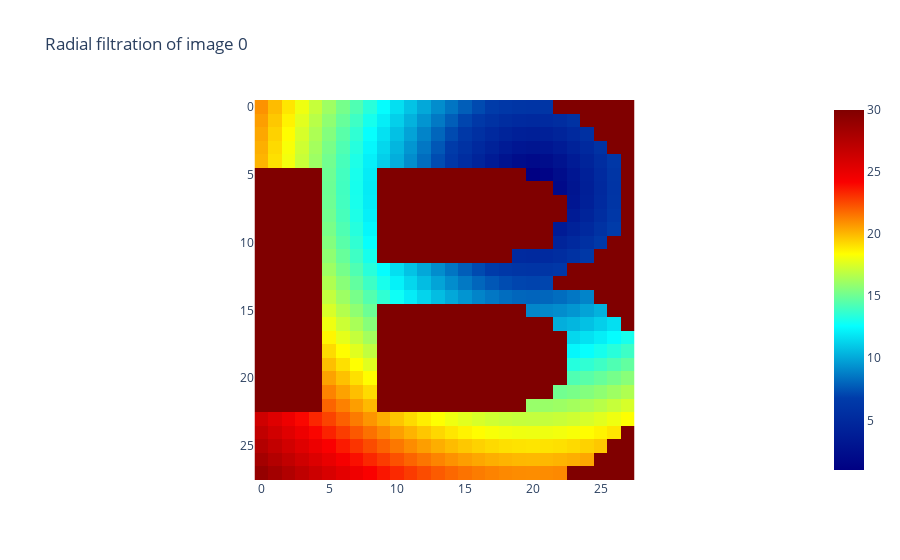

Notebook code for this chart:
### Markdown cell above
### Filtration

In mathematics, a filtration F is an indexed family of subobjects of a given algebraic structure S, with the index i running over some totally ordered index set I, subject to the condition that if i ≤ j in I, then S[i] ⊆ S[j] 

The radial filtration assigns to each pixel of a binary image a greyscale value computed as follows in terms of a reference pixel, called the “center”, and of a “radius”: if the binary pixel is active and lies within a ball defined by this center and this radius, then the assigned value equals this distance. In all other cases, the assigned value equals the maximum distance between any pixel of the image and the center pixel, plus one.

TLDR; The binarized pixels are assigned a value that's dependent on it's distance from the upper right corner of the image. Pixels closer to the upper right corner have lower values and keeps increasing once they move farther away

### Code cell
radial_filtration = RadialFiltration(center=np.array([20, 6]))
img_filtration = radial_filtration.fit_transform(img_binarized)
radial_filtration.plot(img_filtration, colorscale="jet")

### Figure 1 — Plotly figure (JSON) as saved in the notebook; plotly's stock layout.template omitted (floating-point values rounded to 4 significant figures; data arrays with more than 128 entries replaced by an {"elided": "..."} marker saying what was removed)
{"data": [{"colorscale": [[0, "rgb(0,0,131)"], [0.2, "rgb(0,60,170)"], [0.4, "rgb(5,255,255)"], [0.6, "rgb(255,255,0)"], [0.8, "rgb(250,0,0)"], [1, "rgb(128,0,0)"]], "type": "heatmap", "z": {"elided": "28x28 float values"}}], "layout": {"plot_bgcolor": "white", "title": {"text": "Radial filtration of image 0"}, "xaxis": {"constrain": "domain", "scaleanchor": "y"}, "yaxis": {"autorange": "reversed", "constrain": "domain"}}}
